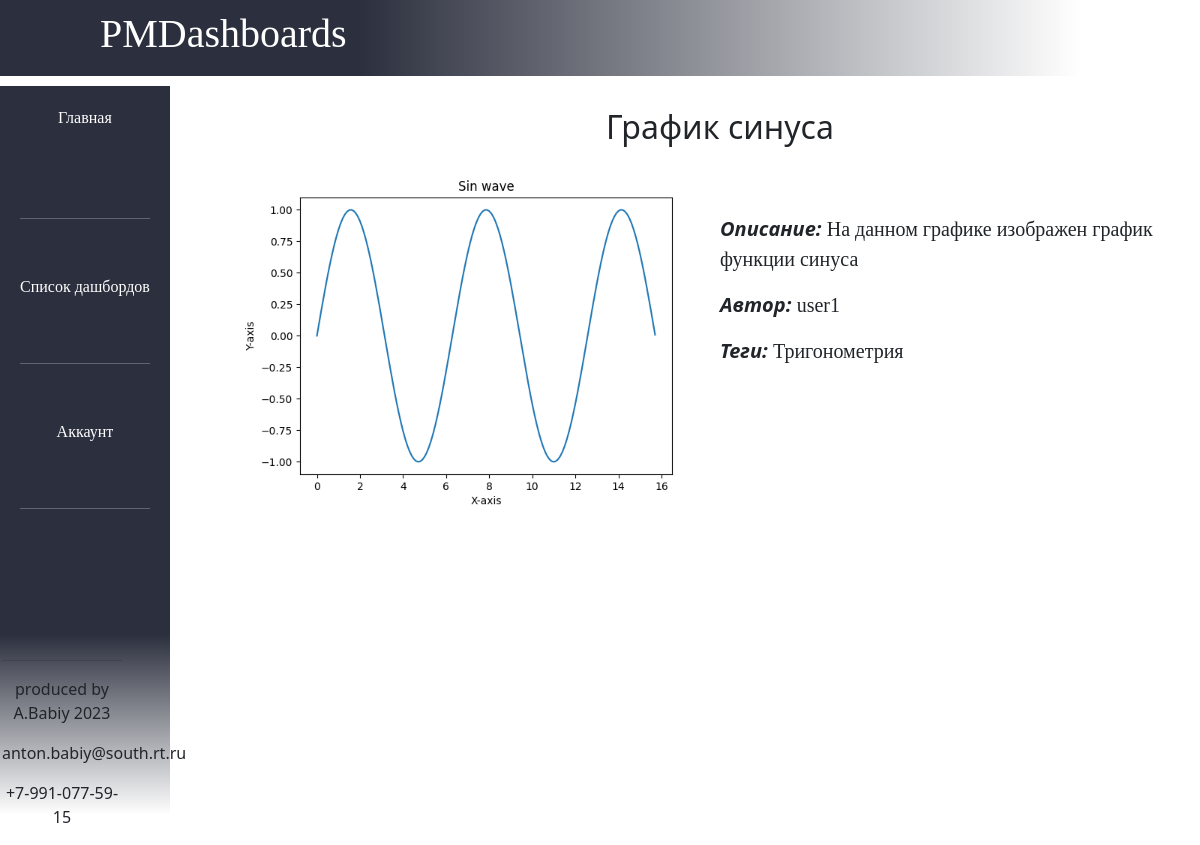
Screenshot of /news/9/ with the database file from the repository.
### news/models.py (models this page shows, shortened)
class Article(models.Model):
    author = models.ForeignKey(User, on_delete=models.CASCADE, null=True, verbose_name='Автор')
    title = models.CharField('Название', max_length=50, default='')
    anouncement = models.TextField('Аннотация', max_length=250)
    text = models.TextField('Описание дашборда')
    date = models.DateTimeField('Дата публикации', auto_now=True) #default=timezone.now
    category = models.ForeignKey('Category', on_delete=models.SET_NULL, null=True, verbose_name='Категория')
    tags = models.ManyToManyField(to = Tag, blank=True, verbose_name='Тэги')
    objects = models.Manager()
    published = PublishedToday()
    class Meta:
        verbose_name = "Дашборд"
        verbose_name_plural = "Дашборды"
        ordering = ['title','date']

class ShowImage(models.Model):
    article = models.ForeignKey(Article, on_delete=models.CASCADE)
    title = models.CharField(max_length=150, blank=True)
    def folder_path(instance, filename):
        return f"article_images/article_{instance.article.pk}/{filename}"
    image = models.ImageField(upload_to=folder_path)

class Tag(models.Model):
    title = models.CharField(max_length=15, verbose_name='Название')
    status = models.BooleanField(default=True, verbose_name='Статус')
    class Meta:
        ordering = ['title', 'status']
        verbose_name = "Тэг"
        verbose_name_plural = "Тэги"

### news/views.py (the view)
# urls.py: path('news/<int:pk>/', views.ArticleDetailView.as_view(), name='single_news'),
class ArticleDetailView(ViewCountMixin,DetailView):
    model = Article
    template_name = 'news/single_news.html'
    context_object_name = 'article'
    def get_context_data(self, **kwargs):
        context = super().get_context_data(**kwargs)
        current_object = self.object
        images = ShowImage.objects.filter(article = current_object)[0]
        bookmark = FavoriteArticle.objects.filter(user=self.request.user.id, article_id=current_object.id)
        context['images'] = images
        context['bookmark'] = bookmark
        return context

### news/utils.py (called while the page is built)
def get_client_ip(request):
    x_forwrded_for = request.META.get('HTTP_X_FORWARDED_FOR')
    if x_forwrded_for:
        ip = x_forwrded_for.split(',')[0]
    else:
        ip = request.META.get('REMOTE_ADDR')
    return ip

    def get_object(self):
        obj = super().get_object()
        ip_address = get_client_ip(self.request)
        ViewCounter.objects.get_or_create(article=obj, ip_address=ip_address)
        return obj

### news/templates/news/single_news.html (shortened to what this page needs)
{% extends 'all_apps/base.html' %}
{% load bootstrap5 %}
{% load bootstrap_icons %}
{% load static %}
{% load widget_tweaks %}
{% block header %} {% include 'pmdash/header_template.html' %} {% endblock %}
{% block sidebar %} {% include 'pmdash/sidebar_template.html' %} {% endblock %}
{% block main %} {% include 'pmdash/mainboard_template.html' %} {% endblock %}
{% block footer %} {% include 'pmdash/footer_template.html' %} {% endblock %}

### pmdash/templates/pmdash/mainboard_template.html (shortened to what this page needs)
<!DOCTYPE html>
{% load static %}
<html>
<head>
</head>
<body>
    <div id="main_article">
        <h2> {{article.title}}</h2>
        <img src="{{images.image.url}}">
        <div id="dashboard_sign">
            <p class="dashboard_p">Описание: <span class="dashboard_span">{{ article.text }}</span></p>
            <p class="dashboard_p">Автор: <span class="dashboard_span">{{ article.author }}</span></p>
            <p class="dashboard_p">Теги: <span class="dashboard_span"> {% for t in article.tags.all %} {{ t.title }} {% endfor %}</span></p>
        </div>
    </div>
</body>
</html>

### pmdash/static/pmdash/css/style.css (style rules this page uses)
#main_article { margin-top: 2em; margin-left: 15em; }
#main_article h2 { font-size: 2em; text-align: center; }
body { background-color: #ffffff14; position: relative; margin: 0; padding-bottom: 55px; box-sizing: border-box; }

### pmdash/templates/pmdash/mainboard_template.html (style rules this page uses)
#main_article { margin-top: 2em; margin-left: 15em; }
#main_article h2 { font-size: 2em; text-align: center; }
#main_article img { float: left; margin-left: auto; margin-right: auto; width: 50%; }
#dashboard_sign { margin-top:7%; }
.dashboard_p { font-size: 20px; font-style: italic; font-weight: bold; }
.dashboard_span { font-size: 20px; font-style: normal; font-weight: normal; font-family: Serif; }

### rows the page displays
Article: title "График синуса", text "На данном графике изображен график функции синуса", author "user1"
ShowImage: image (picture)
Tag: title "Тригонометрия"
